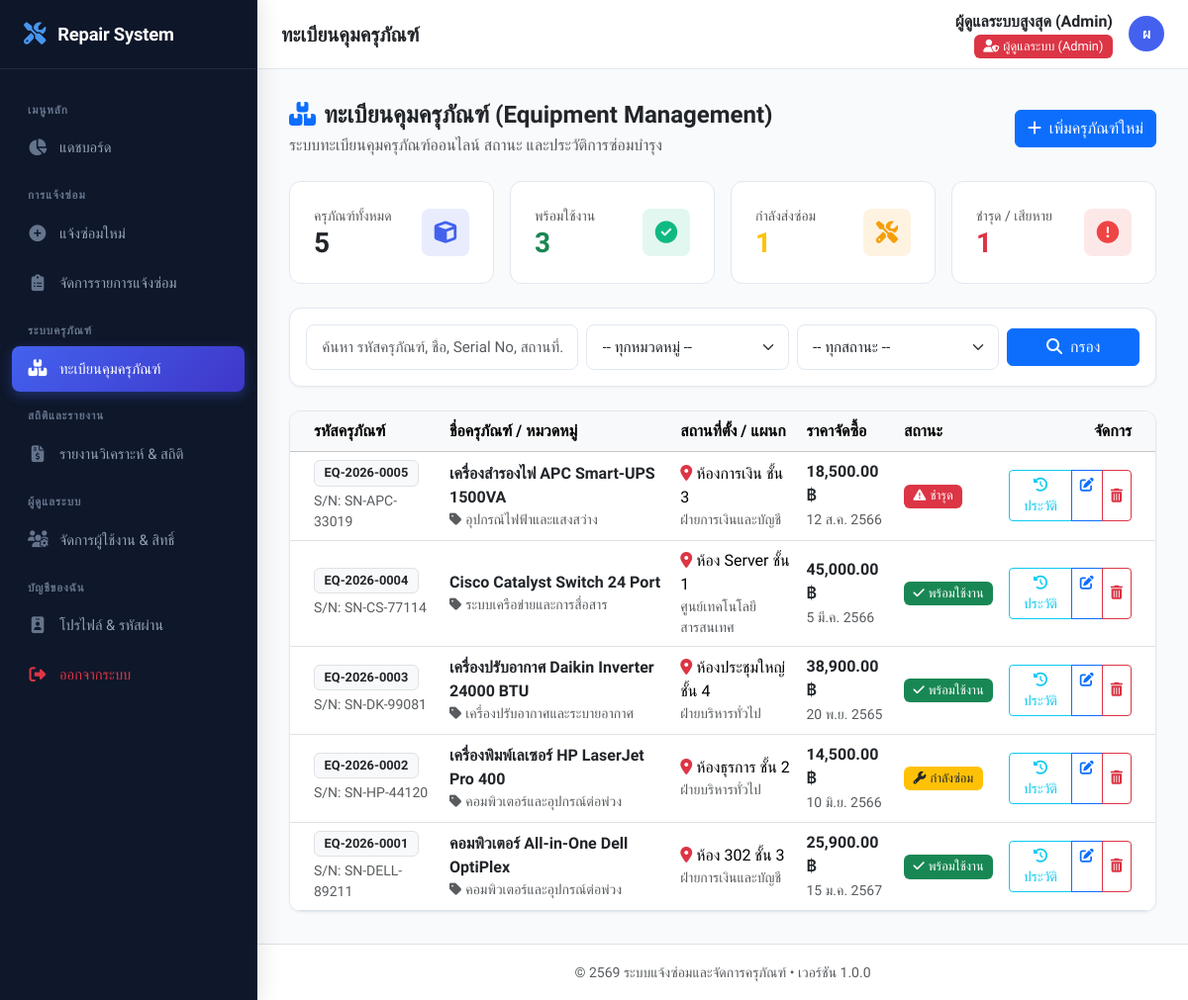
Page /modules/equipment/index.php (signed in) on the committed database.
### tables this page shows
CREATE TABLE IF NOT EXISTS `equipments` (
    `id` INT AUTO_INCREMENT PRIMARY KEY,
    `code` VARCHAR(50) NOT NULL UNIQUE,
    `name` VARCHAR(150) NOT NULL,
    `category_id` INT DEFAULT NULL,
    `serial_number` VARCHAR(100) DEFAULT NULL,
    `location` VARCHAR(150) DEFAULT NULL,
    `department` VARCHAR(100) DEFAULT NULL,
    `purchase_date` DATE DEFAULT NULL,
    `purchase_price` DECIMAL(12, 2) DEFAULT 0.00,
    `warranty_expire` DATE DEFAULT NULL,
    `status` ENUM('available', 'repairing', 'damaged', 'disposed') NOT NULL DEFAULT 'available',
    `image` VARCHAR(255) DEFAULT NULL,
    `note` TEXT DEFAULT NULL,
    `created_at` DATETIME DEFAULT CURRENT_TIMESTAMP,
    `updated_at` DATETIME DEFAULT CURRENT_TIMESTAMP ON UPDATE CURRENT_TIMESTAMP,
    FOREIGN KEY (`category_id`) REFERENCES `categories`(`id`) ON DELETE SET NULL
);

CREATE TABLE IF NOT EXISTS `categories` (
    `id` INT AUTO_INCREMENT PRIMARY KEY,
    `name` VARCHAR(100) NOT NULL,
    `description` TEXT DEFAULT NULL,
    `created_at` DATETIME DEFAULT CURRENT_TIMESTAMP
);

### modules/equipment/index.php (the view, shortened to what this page needs)
<?php
require_once __DIR__ . '/../../config/db.php';
require_once __DIR__ . '/../../includes/auth_check.php';
$search = trim($_GET['search'] ?? '');
$sql = "SELECT e.*, c.name as category_name
        FROM equipments e
        LEFT JOIN categories c ON e.category_id = c.id
        WHERE 1=1";
$params = [];
$sql .= " ORDER BY e.id DESC";
$stmt = $pdo->prepare($sql);
$stmt->execute($params);
$equipments = $stmt->fetchAll();
$stat_total = $pdo->query("SELECT COUNT(*) FROM equipments")->fetchColumn();
$stat_avail = $pdo->query("SELECT COUNT(*) FROM equipments WHERE status = 'available'")->fetchColumn();
$stat_repair = $pdo->query("SELECT COUNT(*) FROM equipments WHERE status = 'repairing'")->fetchColumn();
$stat_damaged = $pdo->query("SELECT COUNT(*) FROM equipments WHERE status = 'damaged'")->fetchColumn();
require_once __DIR__ . '/../../includes/header.php';
require_once __DIR__ . '/../../includes/sidebar.php';
?>
<div class="main-content">
    <?php require_once __DIR__ . '/../../includes/navbar.php'; ?>
    <div class="content-body">
        <div class="d-flex flex-wrap align-items-center justify-content-between gap-3 mb-4">
            <div>
                <h4 class="fw-bold mb-1 text-dark"><i class="fas fa-boxes-stacked text-primary me-2"></i>ทะเบียนคุมครุภัณฑ์ (Equipment Management)</h4>
                <p class="text-muted mb-0">ระบบทะเบียนคุมครุภัณฑ์ออนไลน์ สถานะ และประวัติการซ่อมบำรุง</p>
            </div>
            <?php if (in_array($_SESSION['user_role'], ['admin', 'inventory'])): ?>
            <a href="<?= base_url('modules/equipment/create.php') ?>" class="btn btn-primary">
                <i class="fas fa-plus me-1"></i> เพิ่มครุภัณฑ์ใหม่
            </a>
            <?php endif; ?>
        </div>
        <div class="row g-3 mb-4">
            <div class="col-6 col-md-3">
                <div class="stat-card stat-primary">
                    <div class="d-flex justify-content-between align-items-center">
                        <div>
                            <div class="text-muted small">ครุภัณฑ์ทั้งหมด</div>
                            <h3 class="fw-bold mb-0 text-dark"><?= number_format($stat_total) ?></h3>
                        </div>
                        <div class="stat-icon"><i class="fas fa-cube"></i></div>
                    </div>
                </div>
            </div>
            <div class="col-6 col-md-3">
                <div class="stat-card stat-success">
                    <div class="d-flex justify-content-between align-items-center">
                        <div>
                            <div class="text-muted small">พร้อมใช้งาน</div>
                            <h3 class="fw-bold mb-0 text-success"><?= number_format($stat_avail) ?></h3>
                        </div>
                        <div class="stat-icon"><i class="fas fa-check-circle"></i></div>
                    </div>
                </div>
            </div>
            <div class="col-6 col-md-3">
                <div class="stat-card stat-warning">
                    <div class="d-flex justify-content-between align-items-center">
                        <div>
                            <div class="text-muted small">กำลังส่งซ่อม</div>
                            <h3 class="fw-bold mb-0 text-warning"><?= number_format($stat_repair) ?></h3>
                        </div>
                        <div class="stat-icon"><i class="fas fa-tools"></i></div>
                    </div>
                </div>
            </div>
            <div class="col-6 col-md-3">
                <div class="stat-card stat-danger">
                    <div class="d-flex justify-content-between align-items-center">
                        <div>
                            <div class="text-muted small">ชำรุด / เสียหาย</div>
                            <h3 class="fw-bold mb-0 text-danger"><?= number_format($stat_damaged) ?></h3>
                        </div>
                        <div class="stat-icon"><i class="fas fa-exclamation-circle"></i></div>
                    </div>
                </div>
            </div>
        </div>
        <div class="card-modern mb-4 p-3">
            <form action="" method="GET" class="row g-2 align-items-center">
                <div class="col-md-4">
                    <input type="text" class="form-control" name="search" placeholder="ค้นหา รหัสครุภัณฑ์, ชื่อ, Serial No, สถานที่..." value="<?= htmlspecialchars($search) ?>">
                </div>
                <div class="col-md-3">
                    <select class="form-select" name="category_id">
                        <option value="">-- ทุกหมวดหมู่ --</option>
                    </select>
                </div>
                <div class="col-md-3">
                    <select class="form-select" name="status">
                        <option value="">-- ทุกสถานะ --</option>
                    </select>
                </div>
                <div class="col-md-2 d-flex gap-2">
                    <button type="submit" class="btn btn-primary w-100"><i class="fas fa-search me-1"></i> กรอง</button>
                </div>
            </form>
        </div>
        <div class="card-modern">
            <div class="table-responsive">
                <table class="table table-hover align-middle mb-0">
                    <thead class="table-light">
                        <tr>
                            <th class="ps-4">รหัสครุภัณฑ์</th>
                            <th>ชื่อครุภัณฑ์ / หมวดหมู่</th>
                            <th>สถานที่ตั้ง / แผนก</th>
                            <th>ราคาจัดซื้อ</th>
                            <th>สถานะ</th>
                            <th class="text-end pe-4">จัดการ</th>
                        </tr>
                    </thead>
                    <tbody>
                        <?php if (empty($equipments)): ?>
                            <tr>
                                <td colspan="6" class="text-center py-5 text-muted">
                                    <i class="fas fa-box-open fa-3x mb-3 text-secondary opacity-50"></i>
                                    <div>ไม่พบรายการครุภัณฑ์ตามเงื่อนไขที่ค้นหา</div>
                                </td>
                            </tr>
                        <?php else: ?>
                            <?php foreach ($equipments as $item): ?>
                            <tr>
                                <td class="ps-4">
                                    <span class="badge bg-light text-dark border fw-bold"><?= htmlspecialchars($item['code']) ?></span>
                                    <?php if (!empty($item['serial_number'])): ?>
                                        <div class="text-muted small mt-1">S/N: <?= htmlspecialchars($item['serial_number']) ?></div>
                                    <?php endif; ?>
                                </td>
                                <td>
                                    <a href="<?= base_url('modules/equipment/view.php?id=' . $item['id']) ?>" class="fw-bold text-dark text-decoration-none hover-primary">
                                        <?= htmlspecialchars($item['name']) ?>
                                    </a>
                                    <div class="text-muted small"><i class="fas fa-tag me-1"></i><?= htmlspecialchars($item['category_name'] ?? 'ทั่วไป') ?></div>
                                </td>
                                <td>
                                    <div><i class="fas fa-map-marker-alt text-danger me-1"></i><?= htmlspecialchars($item['location'] ?? '-') ?></div>
                                    <div class="text-muted small"><?= htmlspecialchars($item['department'] ?? '-') ?></div>
                                </td>
                                <td>
                                    <div class="fw-semibold text-dark"><?= format_currency($item['purchase_price']) ?></div>
                                    <small class="text-muted"><?= format_thai_date($item['purchase_date'], false) ?></small>
                                </td>
                                <td><?= equipment_status_badge($item['status']) ?></td>
                                <td class="text-end pe-4">
                                    <div class="btn-group btn-group-sm">
                                        <a href="<?= base_url('modules/equipment/view.php?id=' . $item['id']) ?>" class="btn btn-outline-info" title="ดูรายละเอียดและประวัติการซ่อม">
                                            <i class="fas fa-history"></i> ประวัติ
                                        </a>
                                        <?php if (in_array($_SESSION['user_role'], ['admin', 'inventory'])): ?>
                                        <a href="<?= base_url('modules/equipment/edit.php?id=' . $item['id']) ?>" class="btn btn-outline-primary" title="แก้ไข">
                                            <i class="fas fa-edit"></i>
                                        </a>
                                        <button type="button" class="btn btn-outline-danger" onclick="confirmDelete('<?= base_url('modules/equipment/delete.php?id=' . $item['id']) ?>')" title="ลบ">
                                            <i class="fas fa-trash-alt"></i>
                                        </button>
                                        <?php endif; ?>
                                    </div>
                                </td>
                            </tr>
                            <?php endforeach; ?>
                        <?php endif; ?>
                    </tbody>
                </table>
            </div>
        </div>
<?php require_once __DIR__ . '/../../includes/footer.php'; ?>

### config/db.php (shortened to what this page needs)
<?php
function base_url($path = '') {
    return BASE_URL . ltrim($path, '/');
}
function format_thai_date($datetime, $showTime = true) {
    $thai_months = [
        1 => 'ม.ค.', 2 => 'ก.พ.', 3 => 'มี.ค.', 4 => 'เม.ย.',
        5 => 'พ.ค.', 6 => 'มิ.ย.', 7 => 'ก.ค.', 8 => 'ส.ค.',
        9 => 'ก.ย.', 10 => 'ต.ค.', 11 => 'พ.ย.', 12 => 'ธ.ค.'
    ];
    $timestamp = strtotime($datetime);
    $year = date('Y', $timestamp) + 543;
    $month = $thai_months[(int)date('n', $timestamp)];
    $day = date('j', $timestamp);
    return "{$day} {$month} {$year}";
}
function format_currency($amount) {
    return number_format((float)$amount, 2) . ' ฿';
}
function equipment_status_badge($status) {
    switch ($status) {
        case 'available':
            return '<span class="badge bg-success"><i class="fas fa-check me-1"></i>พร้อมใช้งาน</span>';
        case 'repairing':
            return '<span class="badge bg-warning text-dark"><i class="fas fa-wrench me-1"></i>กำลังซ่อม</span>';
        case 'damaged':
            return '<span class="badge bg-danger"><i class="fas fa-exclamation-triangle me-1"></i>ชำรุด</span>';
    }
}
function role_badge($role) {
    switch ($role) {
        case 'admin':
            return '<span class="badge bg-danger"><i class="fas fa-user-shield me-1"></i>ผู้ดูแลระบบ (Admin)</span>';
    }
}

### assets/css/style.css (style rules this page uses)
:root { --primary: #4361ee; --primary-light: #4895ef; --primary-dark: #3f37c9; --secondary: #64748b; --success: #10b981; --warning: #f59e0b; --danger: #ef4444; --info: #06b6d4; --bg-body: #f8fafc; --bg-card: #ffffff; --text-main: #1e293b; --text-muted: #64748b; --border-color: #e2e8f0; --sidebar-width: 260px; --header-height: 70px; --radius-sm: 8px; --radius-md: 12px; --radius-lg: 16px; --shadow-sm: 0 1px 3px rgba(0,0,0,0.05); --shadow-md: 0 4px 12px rgba(0,0,0,0.05); --shadow-lg: 0 10px 25px rgba(0,0,0,0.08); }
* { box-sizing: border-box; margin: 0; padding: 0; }
body { font-family: 'Prompt', 'Plus Jakarta Sans', -apple-system, BlinkMacSystemFont, "Segoe UI", Roboto, sans-serif; background-color: var(--bg-body); color: var(--text-main); min-height: 100vh; display: flex; flex-direction: column; }
a { color: var(--primary); text-decoration: none; transition: all 0.2s ease; }
.main-content { flex: 1; display: flex; flex-direction: column; min-width: 0; margin-left: var(--sidebar-width); transition: margin-left 0.3s ease; }
.content-body { padding: 2rem; flex: 1; }
.card-modern { background: var(--bg-card); border: 1px solid var(--border-color); border-radius: var(--radius-md); box-shadow: var(--shadow-sm); transition: transform 0.2s ease, box-shadow 0.2s ease; overflow: hidden; }
.stat-card { background: #ffffff; border: 1px solid var(--border-color); border-radius: var(--radius-md); padding: 1.5rem; position: relative; overflow: hidden; transition: transform 0.2s ease, box-shadow 0.2s ease; }
.stat-card .stat-icon { width: 48px; height: 48px; border-radius: var(--radius-sm); display: flex; align-items: center; justify-content: center; font-size: 1.4rem; }
.stat-card.stat-primary .stat-icon { background: rgba(67, 97, 238, 0.12); color: var(--primary); }
.stat-card.stat-warning .stat-icon { background: rgba(245, 158, 11, 0.12); color: var(--warning); }
.stat-card.stat-success .stat-icon { background: rgba(16, 185, 129, 0.12); color: var(--success); }
.stat-card.stat-danger .stat-icon { background: rgba(239, 68, 68, 0.12); color: var(--danger); }
.badge { padding: 0.45em 0.75em; font-weight: 500; font-size: 0.8rem; border-radius: 6px; }
.form-control, .form-select { border: 1px solid var(--border-color); border-radius: var(--radius-sm); padding: 0.65rem 0.95rem; font-size: 0.95rem; transition: border-color 0.2s ease, box-shadow 0.2s ease; }

### rows in the picture
equipments: code "EQ-2026-0005", serial_number "SN-APC-33019", name "เครื่องสำรองไฟ APC Smart-UPS 1500VA", category.name "อุปกรณ์ไฟฟ้าและแสงสว่าง", location "ห้องการเงิน ชั้น 3", department "ฝ่ายการเงินและบัญชี", purchase_price "18,500.00 ฿", purchase_date "12 ส.ค. 2566", status "damaged" (drawn)
equipments: code "EQ-2026-0004", serial_number "SN-CS-77114", name "Cisco Catalyst Switch 24 Port", category.name "ระบบเครือข่ายและการสื่อสาร", location "ห้อง Server ชั้น 1", department "ศูนย์เทคโนโลยีสารสนเทศ", purchase_price "45,000.00 ฿", purchase_date "5 มี.ค. 2566", status "available" (drawn)
equipments: code "EQ-2026-0003", serial_number "SN-DK-99081", name "เครื่องปรับอากาศ Daikin Inverter 24000 BTU", category.name "เครื่องปรับอากาศและระบายอากาศ", location "ห้องประชุมใหญ่ ชั้น 4", department "ฝ่ายบริหารทั่วไป", purchase_price "38,900.00 ฿", purchase_date "20 พ.ย. 2565", status "available" (drawn)
equipments: code "EQ-2026-0002", serial_number "SN-HP-44120", name "เครื่องพิมพ์เลเซอร์ HP LaserJet Pro 400", category.name "คอมพิวเตอร์และอุปกรณ์ต่อพ่วง", location "ห้องธุรการ ชั้น 2", department "ฝ่ายบริหารทั่วไป", purchase_price "14,500.00 ฿", purchase_date "10 มิ.ย. 2566", status "repairing" (drawn)
equipments: code "EQ-2026-0001", serial_number "SN-DELL-89211", name "คอมพิวเตอร์ All-in-One Dell OptiPlex", category.name "คอมพิวเตอร์และอุปกรณ์ต่อพ่วง", location "ห้อง 302 ชั้น 3", department "ฝ่ายการเงินและบัญชี", purchase_price "25,900.00 ฿", purchase_date "15 ม.ค. 2567", status "available" (drawn)

### other values in the picture
$page_title "ทะเบียนคุมครุภัณฑ์"
$user_name "ผู้ดูแลระบบสูงสุด (Admin)"
mb_substr($user_name, 0, 1, 'UTF-8') "ผ"
$stat_total "5"
$stat_avail "3"
$stat_repair "1"
$stat_damaged "1"
SITE_NAME "ระบบแจ้งซ่อมและจัดการครุภัณฑ์"
SITE_VERSION "1.0.0"
